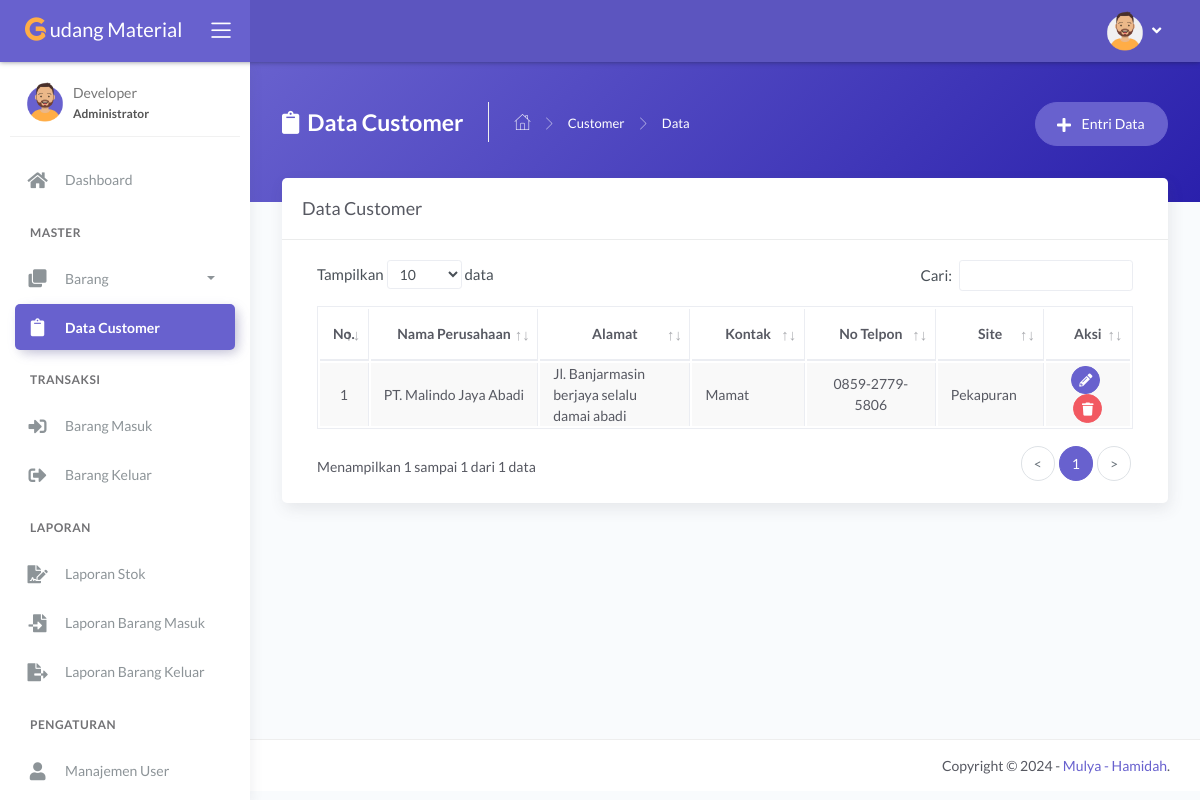
The app's page /main.php?module=data_customer (signed in), older data.
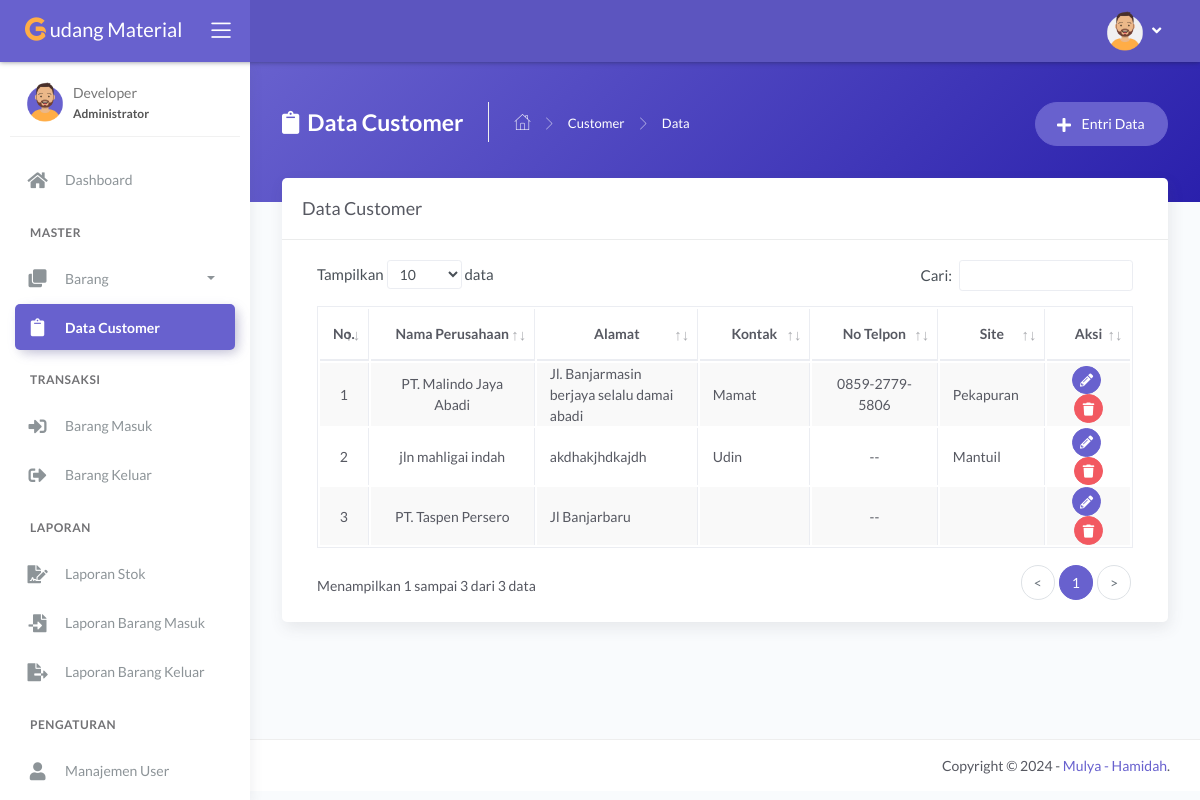
The same page, newer data.
### tables this page shows
CREATE TABLE `tbl_customer` (
  `id_customer` int(11) NOT NULL,
  `nama_perusahaan` varchar(50) NOT NULL,
  `alamat` varchar(50) NOT NULL,
  `kontak` varchar(25) DEFAULT NULL,
  `no_tlp` varchar(15) DEFAULT NULL,
  `sites` varchar(50) DEFAULT NULL
);

### modules/data-customer/tampil_data.php (the view, shortened to what this page needs)
<?php
if (basename($_SERVER['PHP_SELF']) === basename(__FILE__)) {
  header('location: 404.html');
}
else {
?>
  <div class="panel-header bg-secondary-gradient">
    <div class="page-inner py-45">
      <div class="d-flex align-items-left align-items-md-top flex-column flex-md-row">
        <div class="page-header text-white">
          <h4 class="page-title text-white"><i class="fas fa-clipboard mr-2"></i>Data Customer</h4>
          <ul class="breadcrumbs">
            <li class="nav-home"><a href="?module=dashboard"><i class="flaticon-home text-white"></i></a></li>
            <li class="separator"><i class="flaticon-right-arrow"></i></li>
            <li class="nav-item"><a href="?module=data_customer" class="text-white">Customer</a></li>
            <li class="separator"><i class="flaticon-right-arrow"></i></li>
            <li class="nav-item"><a>Data</a></li>
          </ul>
        </div>
        <div class="ml-md-auto py-2 py-md-0">
          <a href="?module=form_entri_customer" class="btn btn-secondary btn-round">
            <span class="btn-label"><i class="fa fa-plus mr-2"></i></span> Entri Data
          </a>
        </div>
      </div>
    </div>
  </div>
  <div class="page-inner mt--5">
    <div class="card">
      <div class="card-header">
        <div class="card-title">Data Customer</div>
      </div>
      <div class="card-body">
        <div class="table-responsive">
          <table id="basic-datatables" class="display table table-bordered table-striped table-hover">
            <thead>
              <tr>
                <th width="20"  class="text-center">No.</th>
                <th width="250" class="text-center">Nama Perusahaan</th>
                <th width="200" class="text-center">Alamat</th>
                <th width="150"  class="text-center">Kontak</th>
                <th width="200" class="text-center">No Telpon</th>
                <th width="100" class="text-center">Site</th>
                <th width="100" class="text-center">Aksi</th>
              </tr>
            </thead>
            <tbody>
              <?php
              $no = 1;
              $query = mysqli_query($mysqli, "SELECT *
                                              FROM tbl_customer
                                              ")
                                              or die('Ada kesalahan pada query tampil data : ' . mysqli_error($mysqli));
              while ($data = mysqli_fetch_assoc($query)) { ?>
              <?php
                $no_tlp = $data['no_tlp'];
                $format = substr($no_tlp, 0, 4) . "-" . substr($no_tlp, 4, 4) . "-" . substr($no_tlp, 8, 4);
              ?>
                <tr>
                  <td class="text-center"><?php echo $no++; ?></td>
                  <td  class="text-center"><?php echo $data['nama_perusahaan']; ?></td>
                  <td ><?php echo $data['alamat']; ?></td>
                  <td class="text-left"><?php echo $data['kontak']; ?></td>
                  <td class="text-center"><?php echo $format; ?></td>
                  <td ><?php echo $data['sites']; ?></td>
                  <td  class="text-center">
                    <div>
                      <a href="#>" class="btn btn-icon btn-round btn-secondary btn-sm mr-md-1" data-toggle="tooltip" data-placement="top" title="Ubah">
                        <i class="fas fa-pencil-alt fa-sm"></i>
                      </a>
                      <a href="modules/data-customer/proses_hapus.php?id=<?php echo $data['id_customer']; ?>" onclick="return confirm('Anda yakin ingin menghapus <?php echo $data['nama_perusahaan']; ?>?')" class="btn btn-icon btn-round btn-danger btn-sm" data-toggle="tooltip" data-placement="top" title="Hapus">
                        <i class="fas fa-trash fa-sm"></i>
                      </a>
                    </div>
                  </td>
                </tr>
              <?php } ?>
            </tbody>
          </table>
        </div>
      </div>
    </div>
  </div>
<?php } ?>

Row changes from the older to the newer data that the page shows:
added tbl_customer: nama_perusahaan "jln mahligai indah", alamat "akdhakjhdkajdh", kontak "Udin", no_tlp "--", sites "Mantuil"
added tbl_customer: nama_perusahaan "PT. Taspen Persero", alamat "Jl Banjarbaru", no_tlp "--"
Text that changed along with them:
text written by a page script: "Tampilkan data Cari: Menampilkan 1 sampai 1 dari 1 data < 1 >" → "Tampilkan data Cari: Menampilkan 1 sampai 3 dari 3 data < 1 >"
